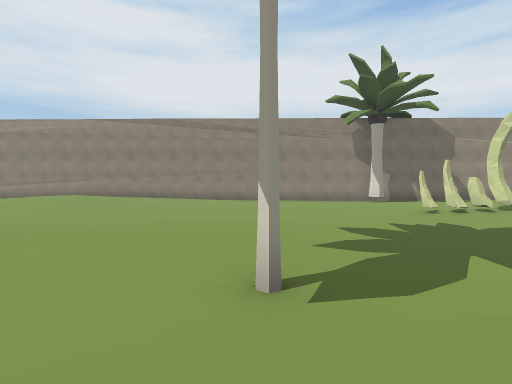
view 1 (above)

24 first-person views from a walk through a 3-D level made in the Unity game engine. The camera is 1.5 m above the floor, tilts 2° down and sees 85° across. The floor is counted in squares, 2 m on a side. Each view is taken from the middle of a square. On the plan, view 1 faces up. The plan holds only what a view shows up to about 10 squares ahead; the rest is blank. The place goes on beyond the plan. The player character is not drawn. Some surface patterns are stand-ins.

view 2
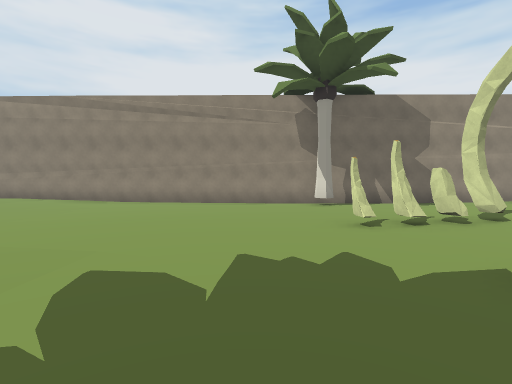

view 3
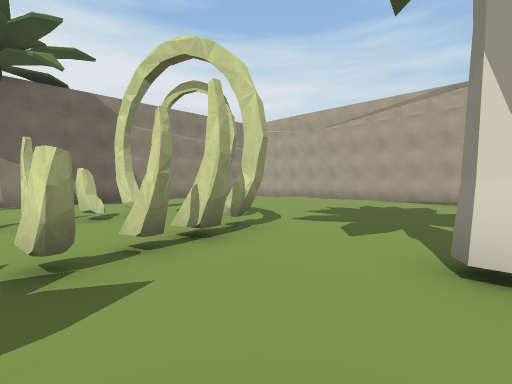

view 4
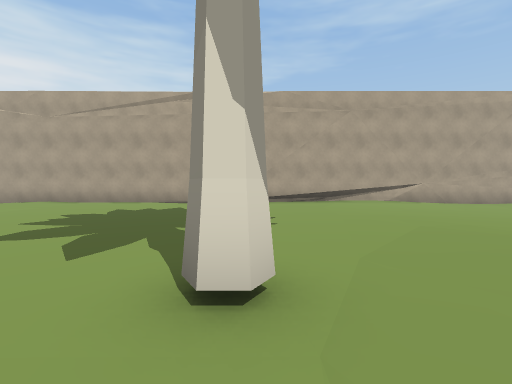

view 5
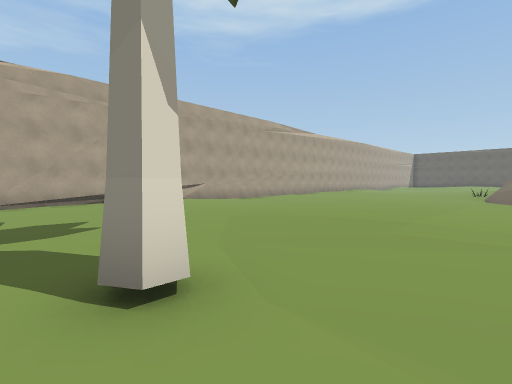

view 6
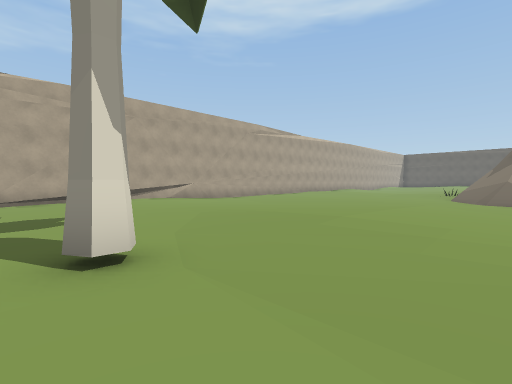

view 7
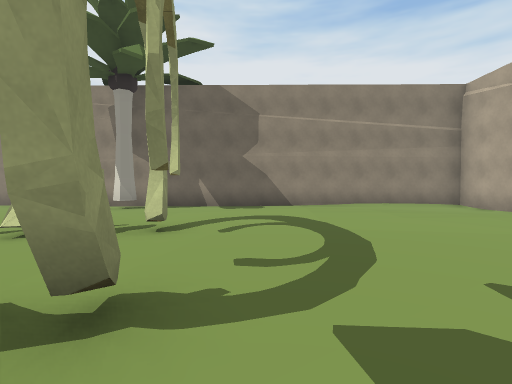

view 8
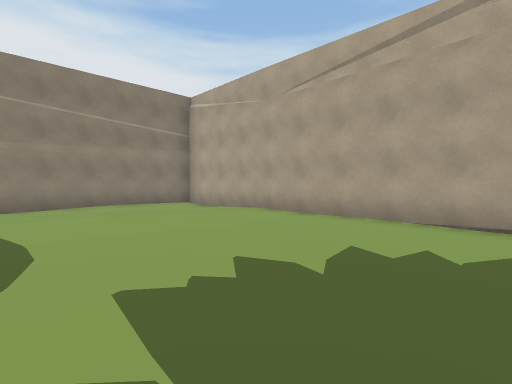

view 9
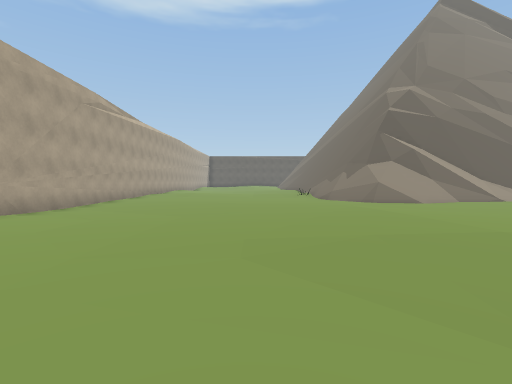

view 10
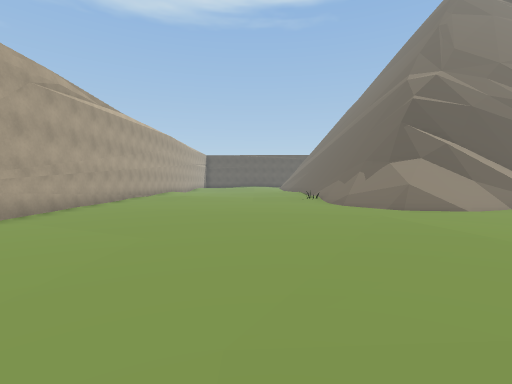

view 11
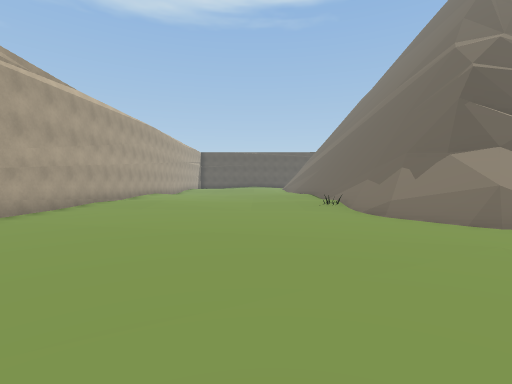

view 12
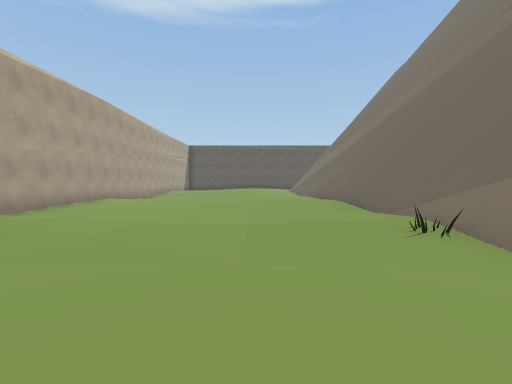

view 13
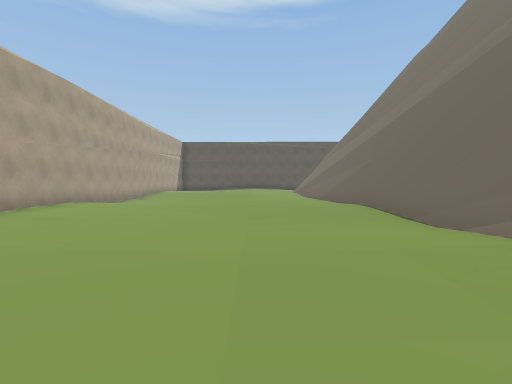

view 14
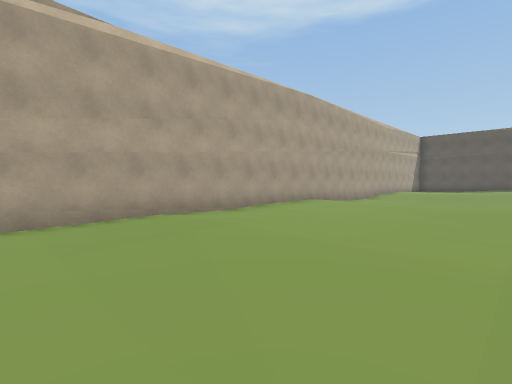

view 15
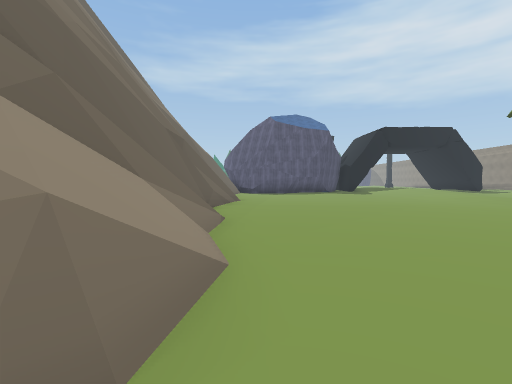

view 16
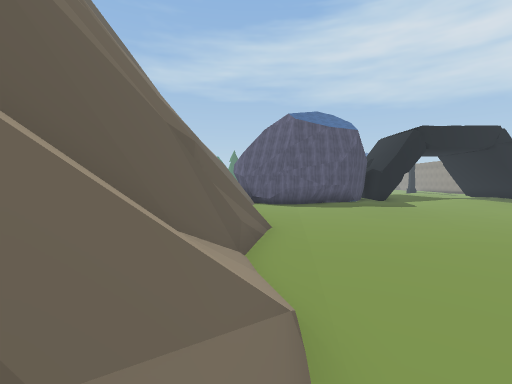

view 17
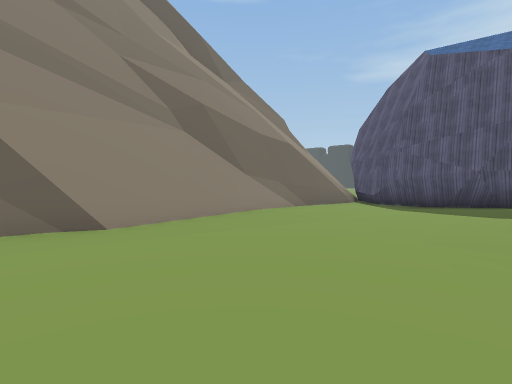

view 18
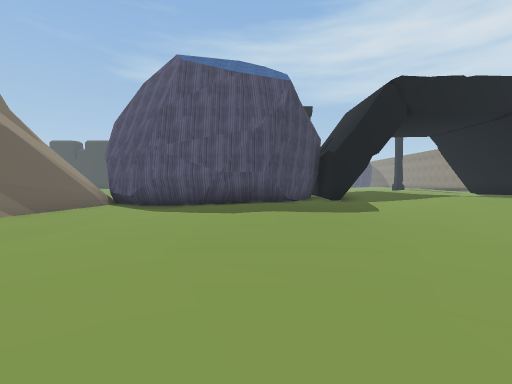

view 19
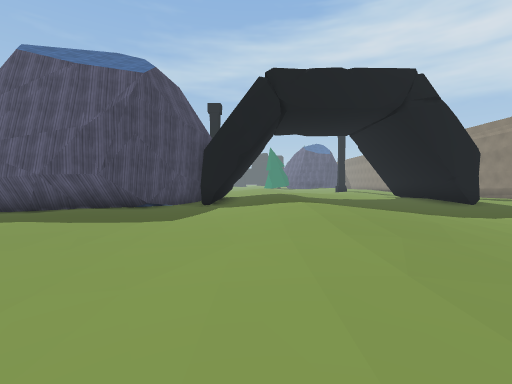

view 20
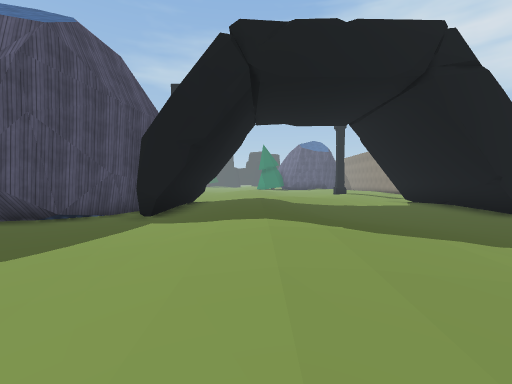

view 21
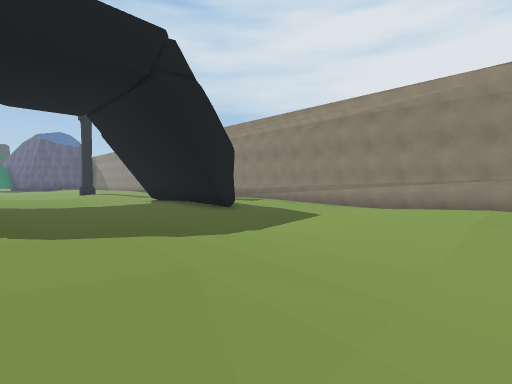

view 22
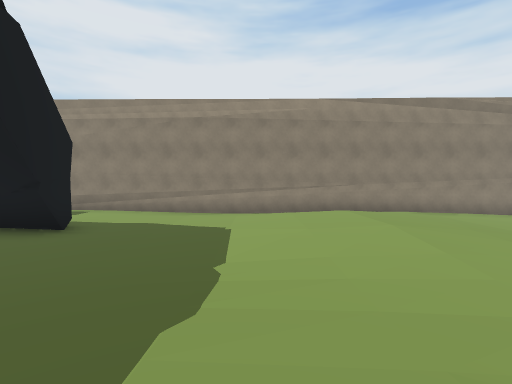

view 23
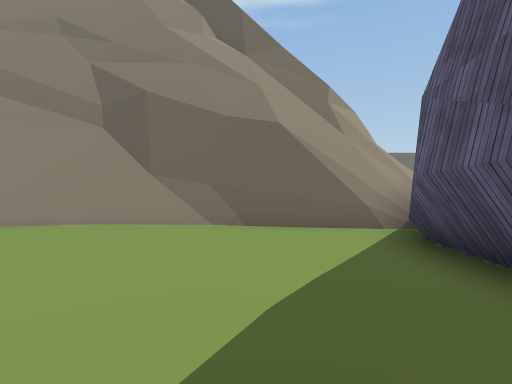

view 24
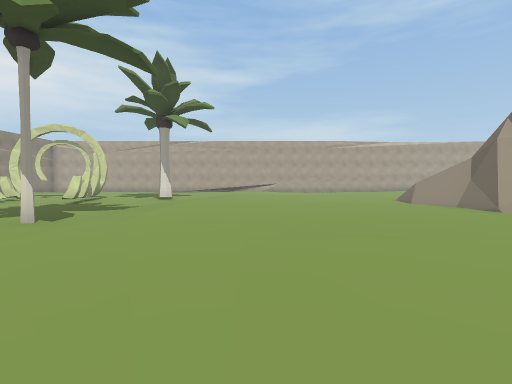

### Floor plan
Key: @ floor where view 1 was taken; # wall or solid block; . main floor; : floor 0.25 m higher than the main floor; - floor 0.25 m lower than the main floor; + floor 0.5 m higher than the main floor; * floor 5 m higher than the main floor; / step, stairs or slope; = window, fence, low wall or low ledge; ^ raised ledge; v drop or lower ground; T palm tree; O other object.
Columns run from 18 left of view 1 to 16 right of it. Each row starts with its distance up from view 1.
 13   #################################
 12    .....///::/.--------T------.---#
 11    ...../:++//.-----------.....---#
 10  ####...::++//.-----------........#
  9  ####.../:++//.------------.......#
  8  ....-...:///.----------#-#-......#
  7 ...---...../.----------------.....#
  6 :..--.//....--------------#---....#
  5 //..///////..--...-------##---...-#
  4  ///////+//// /...----------------#
  3   ++++++//:::: ...----------------#
  2   ++///////.:::...T-------T-----..#
  1  ####/......./ ......//..-----....#
  0   ###........- ...@......//.......#
 -1   ##.......----...................#
 -2    ##......----...............-...#
 -3     ##......--...............---..#
 -4      #......--..............------#
 -5      ##-.-----..............------#
 -6      ##-------..............------#
 -7      #-----...................----#
 -8      #--.../#####///==///........-#
 -9     /###############===#//-----...#
-10     /==#*v##        ^^==//---.....#
-11      ^^= vvv          ^^//........#
-12      ^ ^= vvvvv        ^=#O.......#
-13         ^=====^^#       ##........#
-14             ^           ##........#
-15                          #..---...#
-16                          #...---..#
-17                          #:/.--...#
-18                          #:.......#
-19                          #........#
-20                          #....--- #
-21                              ..-
-22                              ..

Positions as (right, up) in squares from view 1, and headings:
1: (0, 0), facing up
2: (3, 3), facing up
3: (5, 2), facing up-right
4: (6, 2), facing right
5: (6, 3), facing down-right
6: (5, 3), facing down-right
7: (9, 4), facing up
8: (10, 4), facing up-right
9: (10, 2), facing down
10: (10, 0), facing down
11: (10, -3), facing down
12: (10, -8), facing down
13: (10, -10), facing down
14: (10, -10), facing down-right
15: (7, -7), facing left
16: (4, -8), facing left
17: (-2, -3), facing down-left
18: (-3, -3), facing left
19: (-4, 2), facing left
20: (-7, 3), facing left
21: (-7, 4), facing up-left
22: (-10, 4), facing up
23: (-10, -3), facing down
24: (-5, -2), facing right
